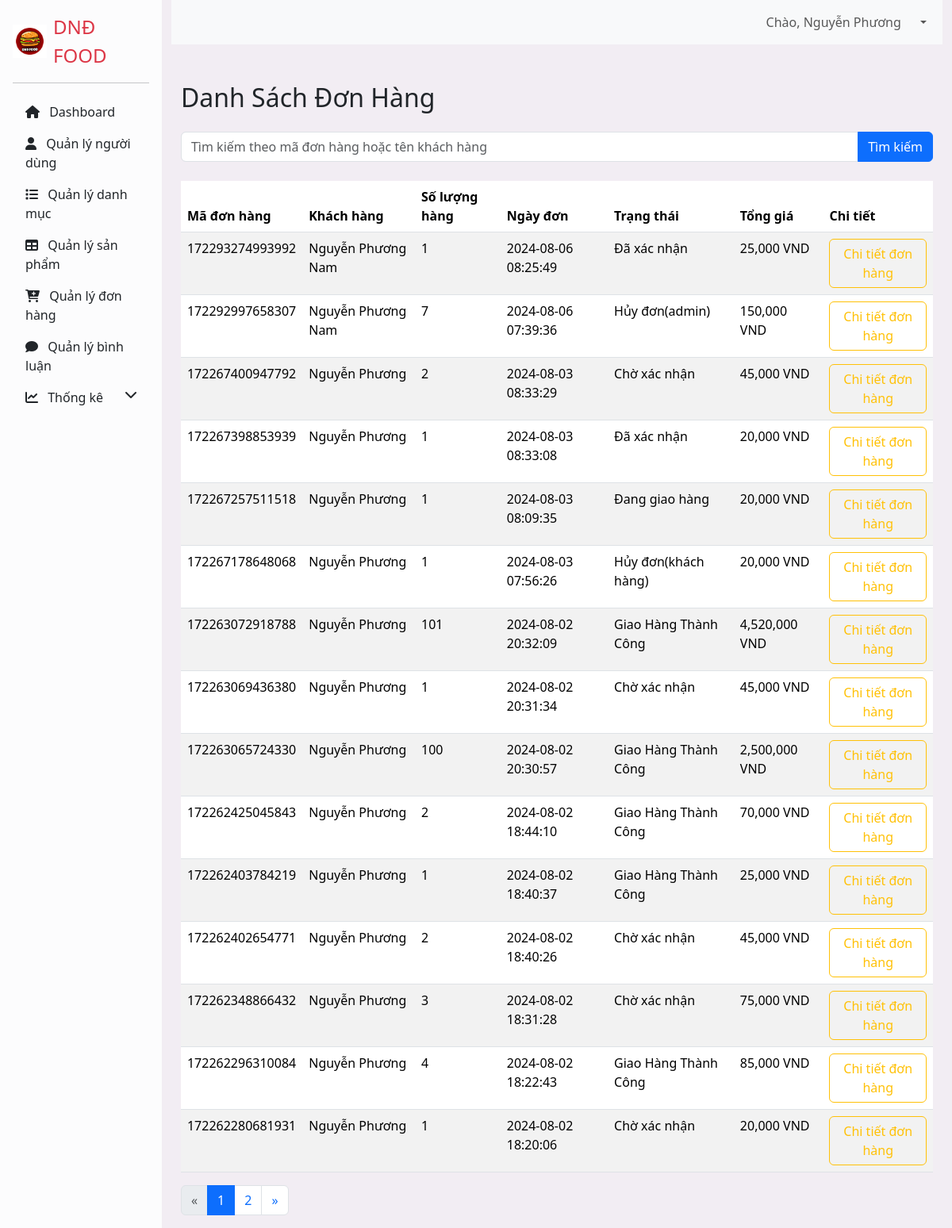
/controller/index.php?act=order (signed in), run on the app's committed database.
### tables this page shows
CREATE TABLE `bill` (
  `bill_id` int NOT NULL,
  `user_id` int DEFAULT NULL,
  `full_name` varchar(255) NOT NULL,
  `email` varchar(255) NOT NULL,
  `phone_number` varchar(20) NOT NULL,
  `address` text NOT NULL,
  `total_price` decimal(15,0) NOT NULL COMMENT 'Tổng giá',
  `bill_status` varchar(50) NOT NULL DEFAULT '0' COMMENT 'tình trạng hóa đơn',
  `created_datetime` datetime NOT NULL COMMENT 'ngày giờ đã tạo',
  `payment_status` tinyint NOT NULL DEFAULT '0',
  `bill_code` varchar(50) NOT NULL COMMENT 'mã hoá đơn'
);

### model/PDO.php (called while the page is built, shortened)
<?php
function pdo_get_connection()
{
    $dburl = "mysql:host=localhost;dbname=duan11;charset=utf8";
    $usename = "root";
    $password = "";
    $conn = new PDO($dburl, $usename, $password);
    $conn->setAttribute(PDO::ATTR_ERRMODE, PDO::ERRMODE_EXCEPTION);
    return $conn;
}
function pdo_query($sql)
{
    $sql_args = array_slice(func_get_args(), 1);
    try {
        $conn = pdo_get_connection();
        $stmt = $conn->prepare($sql);
        $stmt->execute($sql_args);
        $rows = $stmt->fetchAll(PDO::FETCH_ASSOC);
        return $rows;
    } catch (PDOException $e) {
        throw $e;
    } finally {
        unset($conn);
    }
}
function pdo_query_value_order($sql, $params = [])
{
    $pdo = pdo_get_connection();
    $stmt = $pdo->prepare($sql);
    $stmt->execute($params);
    return $stmt->fetchColumn();
}

### model/cart.php (called while the page is built, shortened)
<?php
function loadone_cart_count($bill_id)
{
    $sql = "SELECT SUM(quantity) as count FROM cart WHERE bill_id = $bill_id";
    $result = pdo_query($sql);
    return $result[0]['count'];
}
function loadall_bill($user_id = null, $offset = 0, $limit = 15)
{
    $sql = "SELECT * FROM bill WHERE 1=1";
    $sql .= " ORDER BY created_datetime DESC LIMIT $offset, $limit";
    return pdo_query($sql);
}
function get_status_label($status)
{
    switch ($status) {
        case 0:
            return 'Chờ xác nhận';
        case 1:
            return 'Đã xác nhận';
        case 2:
            return 'Đang giao hàng';
        case 3:
            return 'Giao Hàng Thành Công';
        case 5:
            return 'Hủy đơn(admin)';
        case 6:
            return 'Hủy đơn(khách hàng)';
    }
}

### controller/order/listOrder.php (the view, shortened to what this page needs)
<div class="container mt-5 position-relative">
    <h2 class="mb-4">Danh Sách Đơn Hàng</h2>
    <div class="mb-4">
        <form action="index.php" method="GET">
            <div class="input-group">
                <input type="text" class="form-control" name="search" placeholder="Tìm kiếm theo mã đơn hàng hoặc tên khách hàng" value="<?= htmlspecialchars(isset($_GET['search']) ? $_GET['search'] : '') ?>">
                <button class="btn btn-primary" type="submit">Tìm kiếm</button>
            </div>
        </form>
    </div>
    <table class="table table-striped">
        <thead>
            <tr>
                <th scope="col">Mã đơn hàng</th>
                <th scope="col">Khách hàng</th>
                <th scope="col">Số lượng hàng</th>
                <th scope="col">Ngày đơn</th>
                <th scope="col">Trạng thái</th>
                <th scope="col">Tổng giá</th>
                <th scope="col">Chi tiết</th>
            </tr>
        </thead>
        <tbody>
            <?php
            if (empty($listBill)) : ?>
                <tr>
                    <td colspan="7" class="text-center">Không tìm thấy đơn hàng nào</td>
                </tr>
            <?php else : ?>
                <?php foreach ($listBill as $bill) : ?>
                    <?php
                    $countSp = loadone_cart_count($bill['bill_id']);
                    $ttdh = get_status_label($bill['bill_status']);
                    $bill_id = htmlspecialchars($bill['bill_id']);
                    $bill_code = htmlspecialchars($bill['bill_code']);
                    $full_name = htmlspecialchars($bill['full_name']);
                    $created_datetime = htmlspecialchars($bill['created_datetime']);
                    $total_price = number_format($bill['total_price']);
                    $status_label = htmlspecialchars($ttdh);
                    ?>
                    <tr>
                        <td><?= $bill_code ?></td>
                        <td><?= $full_name ?></td>
                        <td><?= $countSp ?></td>
                        <td><?= $created_datetime ?></td>
                        <td><?= $status_label ?></td>
                        <td><?= $total_price ?> VND</td>
                        <td>
                            <button type="button" class="btn btn-outline-warning" data-bs-toggle="modal" data-bs-target="#orderDetailsModal<?= $bill_id ?>">
                                Chi tiết đơn hàng
                            </button>
                        </td>
                    </tr>
                <?php endforeach; ?>
            <?php endif; ?>
        </tbody>
    </table>
    <nav aria-label="Page navigation example">
        <ul class="pagination">
            <li class="page-item <?= ($currentPage <= 1) ? 'disabled' : '' ?>">
                <a class="page-link" href="?act=order&page=<?= max(1, $currentPage - 1) ?>" aria-label="Previous">
                    <span aria-hidden="true">&laquo;</span>
                </a>
            </li>
            <?php for ($i = 1; $i <= $totalPages; $i++) : ?>
                <li class="page-item <?= ($i == $currentPage) ? 'active' : '' ?>">
                    <a class="page-link" href="?act=order&page=<?= $i ?>"><?= $i ?></a>
                </li>
            <?php endfor; ?>
            <li class="page-item <?= ($currentPage >= $totalPages) ? 'disabled' : '' ?>">
                <a class="page-link" href="?act=order&page=<?= min($totalPages, $currentPage + 1) ?>" aria-label="Next">
                    <span aria-hidden="true">&raquo;</span>
                </a>
            </li>
        </ul>
    </nav>
</div>

### data on the page
bill: bill_code "172293274993992", full_name "Nguyễn Phương Nam", countSp "1", created_datetime "2024-08-06 08:25:49", bill_status "Đã xác nhận", total_price "25,000"
bill: bill_code "172292997658307", full_name "Nguyễn Phương Nam", countSp "7", created_datetime "2024-08-06 07:39:36", bill_status "Hủy đơn(admin)", total_price "150,000"
bill: bill_code "172267400947792", full_name "Nguyễn Phương", countSp "2", created_datetime "2024-08-03 08:33:29", bill_status "Chờ xác nhận", total_price "45,000"
bill: bill_code "172267398853939", full_name "Nguyễn Phương", countSp "1", created_datetime "2024-08-03 08:33:08", bill_status "Đã xác nhận", total_price "20,000"
bill: bill_code "172267257511518", full_name "Nguyễn Phương", countSp "1", created_datetime "2024-08-03 08:09:35", bill_status "Đang giao hàng", total_price "20,000"
bill: bill_code "172267178648068", full_name "Nguyễn Phương", countSp "1", created_datetime "2024-08-03 07:56:26", bill_status "Hủy đơn(khách hàng)", total_price "20,000"
bill: bill_code "172263072918788", full_name "Nguyễn Phương", countSp "101", created_datetime "2024-08-02 20:32:09", bill_status "Giao Hàng Thành Công", total_price "4,520,000"
bill: bill_code "172263069436380", full_name "Nguyễn Phương", countSp "1", created_datetime "2024-08-02 20:31:34", bill_status "Chờ xác nhận", total_price "45,000"
bill: bill_code "172263065724330", full_name "Nguyễn Phương", countSp "100", created_datetime "2024-08-02 20:30:57", bill_status "Giao Hàng Thành Công", total_price "2,500,000"
bill: bill_code "172262425045843", full_name "Nguyễn Phương", countSp "2", created_datetime "2024-08-02 18:44:10", bill_status "Giao Hàng Thành Công", total_price "70,000"
bill: bill_code "172262403784219", full_name "Nguyễn Phương", countSp "1", created_datetime "2024-08-02 18:40:37", bill_status "Giao Hàng Thành Công", total_price "25,000"
bill: bill_code "172262402654771", full_name "Nguyễn Phương", countSp "2", created_datetime "2024-08-02 18:40:26", bill_status "Chờ xác nhận", total_price "45,000"
bill: bill_code "172262348866432", full_name "Nguyễn Phương", countSp "3", created_datetime "2024-08-02 18:31:28", bill_status "Chờ xác nhận", total_price "75,000"
bill: bill_code "172262296310084", full_name "Nguyễn Phương", countSp "4", created_datetime "2024-08-02 18:22:43", bill_status "Giao Hàng Thành Công", total_price "85,000"
bill: bill_code "172262280681931", full_name "Nguyễn Phương", countSp "1", created_datetime "2024-08-02 18:20:06", bill_status "Chờ xác nhận", total_price "20,000"

### other printed values
$_SESSION['user']['full_name'] "Nguyễn Phương"
